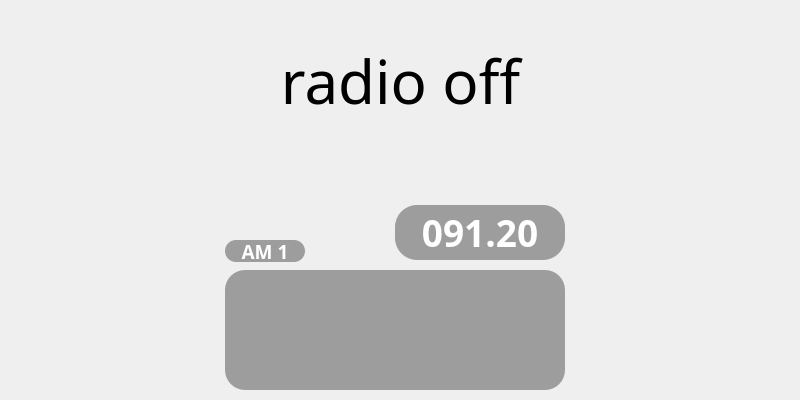
<?xml version="1.0" encoding="UTF-8"?>
<ui version="4.0">
 <class>psa_radio_window</class>
 <widget class="QWidget" name="psa_radio_window">
  <property name="geometry">
   <rect>
    <x>0</x>
    <y>0</y>
    <width>800</width>
    <height>400</height>
   </rect>
  </property>
  <property name="windowTitle">
   <string>Form</string>
  </property>
  <widget class="QLabel" name="radio_bg">
   <property name="geometry">
    <rect>
     <x>0</x>
     <y>0</y>
     <width>800</width>
     <height>400</height>
    </rect>
   </property>
   <property name="text">
    <string/>
   </property>
   <property name="pixmap">
    <pixmap resource="psa-resources.qrc">:/backgrounds/backgrounds/bg.png</pixmap>
   </property>
   <property name="scaledContents">
    <bool>false</bool>
   </property>
  </widget>
  <widget class="QLabel" name="station_name">
   <property name="geometry">
    <rect>
     <x>180</x>
     <y>30</y>
     <width>441</width>
     <height>101</height>
    </rect>
   </property>
   <property name="font">
    <font>
     <family>DSEG14 Classic</family>
     <pointsize>45</pointsize>
     <italic>false</italic>
     <bold>false</bold>
    </font>
   </property>
   <property name="text">
    <string>radio off</string>
   </property>
   <property name="alignment">
    <set>Qt::AlignCenter</set>
   </property>
  </widget>
  <widget class="QLabel" name="curr_band">
   <property name="geometry">
    <rect>
     <x>225</x>
     <y>240</y>
     <width>80</width>
     <height>22</height>
    </rect>
   </property>
   <property name="font">
    <font>
     <family>PSA Groupe HMI Sans CS</family>
     <pointsize>14</pointsize>
     <bold>true</bold>
    </font>
   </property>
   <property name="styleSheet">
    <string notr="true">QLabel{
background-color: rgba(63, 63, 63, 120);
	color: rgb(255, 255, 255);
border: none;
border-radius: 11px;
}
</string>
   </property>
   <property name="text">
    <string>AM 1</string>
   </property>
   <property name="alignment">
    <set>Qt::AlignCenter</set>
   </property>
  </widget>
  <widget class="QGroupBox" name="presets_window">
   <property name="geometry">
    <rect>
     <x>225</x>
     <y>270</y>
     <width>340</width>
     <height>120</height>
    </rect>
   </property>
   <property name="font">
    <font>
     <family>Dots All For Now JL</family>
     <pointsize>14</pointsize>
    </font>
   </property>
   <property name="autoFillBackground">
    <bool>false</bool>
   </property>
   <property name="styleSheet">
    <string notr="true">QGroupBox{
background-color: rgba(63, 63, 63, 120);
border: none;
border-radius: 20px;
}
</string>
   </property>
   <property name="title">
    <string notr="true"/>
   </property>
   <property name="alignment">
    <set>Qt::AlignCenter</set>
   </property>
   <property name="flat">
    <bool>true</bool>
   </property>
   <widget class="QLabel" name="preset_6">
    <property name="geometry">
     <rect>
      <x>170</x>
      <y>76</y>
      <width>165</width>
      <height>45</height>
     </rect>
    </property>
    <property name="font">
     <font>
      <family>Dots All For Now JL</family>
      <pointsize>14</pointsize>
     </font>
    </property>
    <property name="styleSheet">
     <string notr="true">/*QLabel{
	color: rgb(255, 255, 255);
	border: 2px dotted white;
	border-radius: 10px;
}*/

QLabel{
	margin: 5px;
	color: rgb(255, 255, 255);
}</string>
    </property>
   </widget>
   <widget class="QLabel" name="preset_3">
    <property name="geometry">
     <rect>
      <x>0</x>
      <y>76</y>
      <width>165</width>
      <height>45</height>
     </rect>
    </property>
    <property name="font">
     <font>
      <family>Dots All For Now JL</family>
      <pointsize>14</pointsize>
      <italic>false</italic>
      <bold>false</bold>
      <underline>false</underline>
      <kerning>true</kerning>
     </font>
    </property>
    <property name="styleSheet">
     <string notr="true">/*QLabel{
	color: rgb(255, 255, 255);
	border: 2px dotted white;
	border-radius: 10px;
}*/

QLabel{
	margin: 5px;
	color: rgb(255, 255, 255);
}</string>
    </property>
   </widget>
   <widget class="QLabel" name="preset_2">
    <property name="geometry">
     <rect>
      <x>0</x>
      <y>38</y>
      <width>165</width>
      <height>45</height>
     </rect>
    </property>
    <property name="font">
     <font>
      <family>Dots All For Now JL</family>
      <pointsize>14</pointsize>
     </font>
    </property>
    <property name="autoFillBackground">
     <bool>false</bool>
    </property>
    <property name="styleSheet">
     <string notr="true">/*QLabel{
	color: rgb(255, 255, 255);
	border: 2px dotted white;
	border-radius: 10px;
}*/

QLabel{
	margin: 5px;
	color: rgb(255, 255, 255);
}</string>
    </property>
    <property name="frameShape">
     <enum>QFrame::NoFrame</enum>
    </property>
    <property name="frameShadow">
     <enum>QFrame::Plain</enum>
    </property>
    <property name="lineWidth">
     <number>0</number>
    </property>
    <property name="midLineWidth">
     <number>0</number>
    </property>
    <property name="text">
     <string/>
    </property>
   </widget>
   <widget class="QLabel" name="preset_1">
    <property name="geometry">
     <rect>
      <x>0</x>
      <y>0</y>
      <width>165</width>
      <height>45</height>
     </rect>
    </property>
    <property name="font">
     <font>
      <family>Dots All For Now JL</family>
      <pointsize>14</pointsize>
     </font>
    </property>
    <property name="styleSheet">
     <string notr="true">/*QLabel{
	color: rgb(255, 255, 255);
	border: 2px dotted white;
	border-radius: 10px;
}*/

QLabel{
	margin: 5px;
	color: rgb(255, 255, 255);
}</string>
    </property>
    <property name="text">
     <string/>
    </property>
   </widget>
   <widget class="QLabel" name="preset_4">
    <property name="geometry">
     <rect>
      <x>170</x>
      <y>0</y>
      <width>165</width>
      <height>45</height>
     </rect>
    </property>
    <property name="font">
     <font>
      <family>Dots All For Now JL</family>
      <pointsize>14</pointsize>
     </font>
    </property>
    <property name="styleSheet">
     <string notr="true">/*QLabel{
	color: rgb(255, 255, 255);
	border: 2px dotted white;
	border-radius: 10px;
}*/

QLabel{
	margin: 5px;
	color: rgb(255, 255, 255);
}</string>
    </property>
   </widget>
   <widget class="QLabel" name="preset_5">
    <property name="geometry">
     <rect>
      <x>170</x>
      <y>38</y>
      <width>165</width>
      <height>45</height>
     </rect>
    </property>
    <property name="font">
     <font>
      <family>Dots All For Now JL</family>
      <pointsize>14</pointsize>
     </font>
    </property>
    <property name="styleSheet">
     <string notr="true">/*QLabel{
	color: rgb(255, 255, 255);
	border: 2px dotted white;
	border-radius: 10px;
}*/

QLabel{
	margin: 5px;
	color: rgb(255, 255, 255);
}</string>
    </property>
   </widget>
  </widget>
  <widget class="QLabel" name="radio_freq">
   <property name="geometry">
    <rect>
     <x>395</x>
     <y>205</y>
     <width>170</width>
     <height>55</height>
    </rect>
   </property>
   <property name="font">
    <font>
     <family>DSEG7 Classic</family>
     <pointsize>28</pointsize>
     <italic>false</italic>
     <bold>true</bold>
     <kerning>true</kerning>
    </font>
   </property>
   <property name="styleSheet">
    <string notr="true">QLabel{
background-color: rgba(63, 63, 63, 120);
	color: rgb(255, 255, 255);
border: none;
border-radius: 22px;
}
</string>
   </property>
   <property name="text">
    <string>091.20</string>
   </property>
   <property name="alignment">
    <set>Qt::AlignCenter</set>
   </property>
  </widget>
  <widget class="QLabel" name="big_date_label">
   <property name="geometry">
    <rect>
     <x>120</x>
     <y>230</y>
     <width>550</width>
     <height>130</height>
    </rect>
   </property>
   <property name="font">
    <font>
     <family>PSA Groupe HMI Sans CS</family>
     <pointsize>50</pointsize>
     <bold>true</bold>
     <kerning>false</kerning>
    </font>
   </property>
   <property name="alignment">
    <set>Qt::AlignCenter</set>
   </property>
  </widget>
  <widget class="QLabel" name="big_clock_label">
   <property name="geometry">
    <rect>
     <x>120</x>
     <y>130</y>
     <width>550</width>
     <height>130</height>
    </rect>
   </property>
   <property name="font">
    <font>
     <family>PSA Groupe HMI Sans CS</family>
     <pointsize>55</pointsize>
     <bold>true</bold>
     <kerning>false</kerning>
    </font>
   </property>
   <property name="alignment">
    <set>Qt::AlignCenter</set>
   </property>
  </widget>
  <widget class="QLabel" name="cd_icon">
   <property name="geometry">
    <rect>
     <x>20</x>
     <y>20</y>
     <width>40</width>
     <height>40</height>
    </rect>
   </property>
   <property name="text">
    <string/>
   </property>
   <property name="pixmap">
    <pixmap resource="psa-resources.qrc">:/symbols/icons/disc.png</pixmap>
   </property>
   <property name="scaledContents">
    <bool>true</bool>
   </property>
  </widget>
  <widget class="QLabel" name="cd_tracks">
   <property name="geometry">
    <rect>
     <x>290</x>
     <y>120</y>
     <width>221</width>
     <height>41</height>
    </rect>
   </property>
   <property name="font">
    <font>
     <family>PSA Groupe HMI Sans CS</family>
     <pointsize>24</pointsize>
     <bold>true</bold>
     <kerning>false</kerning>
    </font>
   </property>
   <property name="text">
    <string/>
   </property>
   <property name="scaledContents">
    <bool>false</bool>
   </property>
   <property name="alignment">
    <set>Qt::AlignCenter</set>
   </property>
  </widget>
  <widget class="QLabel" name="signal_icon">
   <property name="geometry">
    <rect>
     <x>20</x>
     <y>130</y>
     <width>40</width>
     <height>40</height>
    </rect>
   </property>
   <property name="text">
    <string/>
   </property>
   <property name="pixmap">
    <pixmap resource="psa-resources.qrc">:/symbols/icons/signal-3.svg</pixmap>
   </property>
   <property name="scaledContents">
    <bool>false</bool>
   </property>
   <property name="alignment">
    <set>Qt::AlignCenter</set>
   </property>
  </widget>
 </widget>
 <resources>
  <include location="psa-resources.qrc"/>
 </resources>
 <connections/>
</ui>
